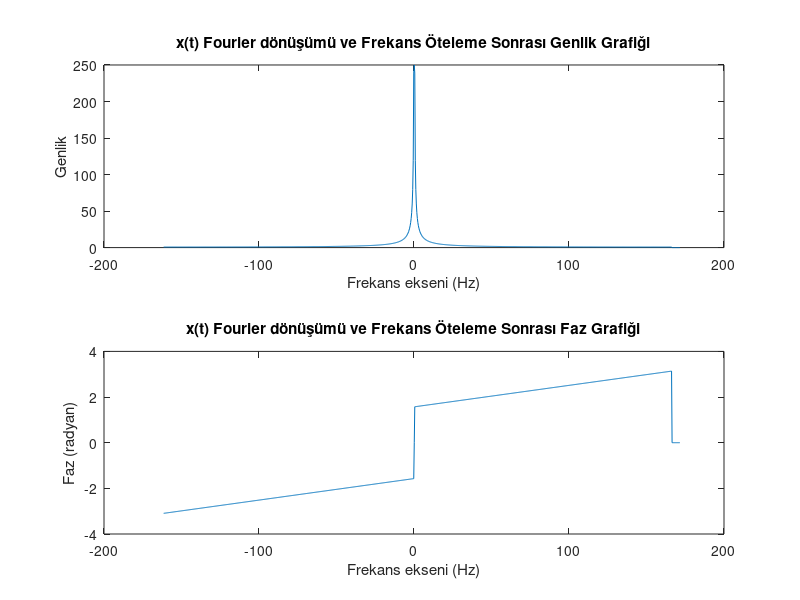

Source code (MATLAB):
t = linspace(-1, 2, 1000); %t zaman aralığı parçalama işlemi
x = zeros(size(t)); %atama gerçekleşebilecek 0'lar matrisi

% Verilen grafik parçalı fonksiyon olarak tanımlandı.
x(t > -4 & t < -2) = -1;
x(t >= -2 & t <= 2) = t(t >= -2 & t <= 2) / 2;
x(t > 2 & t < 4) = 1;

Fex = 1 / (t(2) - t(1));  % Örnekleme frekansı tanımı, sinyal hızı
N = length(x);  % Sinyal uzunluğu gönderilecek parçayı temsil eder
frek = linspace(-Fex/2, Fex/2, N);  % Frekans vektörü, iki frekans arası nokta sayısı için tanımlandı

FF = fftshift(fft(x)); % Fourier dönüşümü fonksiyonu

genlik = abs(FF); % Genlik için fonksiyon.
faz = angle(FF); % Faz açısı için fonksiyon.

% Frekans öteleme
zamandaOteleme = 5; % 5 birim frekans öteleme

% Öteleme işlemi
frek_oteleme = frek + zamandaOteleme; % Öteleme sonrası frekans vektörü

% Öteleme sonrası Fourier dönüşümü
FF_oteleme = interp1(frek, FF, frek_oteleme, 'linear', 0); % Lineer interpolasyon

genlik_oteleme = abs(FF_oteleme); % Öteleme sonrası genlik
faz_oteleme = angle(FF_oteleme); % Öteleme sonrası faz açısı

% Genlik grafiği
subplot(2, 1, 1);
plot(frek_oteleme, genlik_oteleme);
xlabel('Frekans ekseni (Hz)');
ylabel('Genlik');
title('x(t) Fourier dönüşümü ve Frekans Öteleme Sonrası Genlik Grafiği');

% Faz grafiği
subplot(2, 1, 2);
plot(frek_oteleme, faz_oteleme);
xlabel('Frekans ekseni (Hz)');
ylabel('Faz (radyan)');
title('x(t) Fourier dönüşümü ve Frekans Öteleme Sonrası Faz Grafiği');
